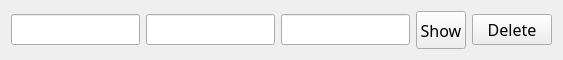
<?xml version="1.0" encoding="UTF-8"?>
<ui version="4.0">
 <class>CustomWidget</class>
 <widget class="QWidget" name="CustomWidget">
  <property name="geometry">
   <rect>
    <x>0</x>
    <y>0</y>
    <width>563</width>
    <height>60</height>
   </rect>
  </property>
  <property name="windowTitle">
   <string>Form</string>
  </property>
  <layout class="QHBoxLayout" name="horizontalLayout">
   <item>
    <widget class="QLineEdit" name="labelURL">
     <property name="enabled">
      <bool>true</bool>
     </property>
     <property name="font">
      <font>
       <family>Gilroy</family>
       <pointsize>12</pointsize>
      </font>
     </property>
     <property name="cursor">
      <cursorShape>ArrowCursor</cursorShape>
     </property>
     <property name="contextMenuPolicy">
      <enum>Qt::DefaultContextMenu</enum>
     </property>
     <property name="maxLength">
      <number>32767</number>
     </property>
     <property name="readOnly">
      <bool>true</bool>
     </property>
    </widget>
   </item>
   <item>
    <widget class="QLineEdit" name="labelLogin">
     <property name="font">
      <font>
       <family>Gilroy</family>
       <pointsize>12</pointsize>
      </font>
     </property>
     <property name="cursor">
      <cursorShape>ArrowCursor</cursorShape>
     </property>
     <property name="text">
      <string/>
     </property>
     <property name="echoMode">
      <enum>QLineEdit::Password</enum>
     </property>
     <property name="readOnly">
      <bool>true</bool>
     </property>
    </widget>
   </item>
   <item>
    <widget class="QLineEdit" name="labelPass">
     <property name="font">
      <font>
       <family>Gilroy</family>
       <pointsize>12</pointsize>
      </font>
     </property>
     <property name="cursor">
      <cursorShape>ArrowCursor</cursorShape>
     </property>
     <property name="text">
      <string/>
     </property>
     <property name="echoMode">
      <enum>QLineEdit::Password</enum>
     </property>
     <property name="readOnly">
      <bool>true</bool>
     </property>
    </widget>
   </item>
   <item>
    <widget class="QToolButton" name="toolButton">
     <property name="maximumSize">
      <size>
       <width>50</width>
       <height>80</height>
      </size>
     </property>
     <property name="font">
      <font>
       <family>Gilroy</family>
       <pointsize>12</pointsize>
      </font>
     </property>
     <property name="cursor">
      <cursorShape>PointingHandCursor</cursorShape>
     </property>
     <property name="text">
      <string>Show</string>
     </property>
    </widget>
   </item>
   <item>
    <widget class="QPushButton" name="deleteButton">
     <property name="font">
      <font>
       <family>Gilroy</family>
       <pointsize>12</pointsize>
      </font>
     </property>
     <property name="cursor">
      <cursorShape>PointingHandCursor</cursorShape>
     </property>
     <property name="text">
      <string>Delete</string>
     </property>
    </widget>
   </item>
  </layout>
 </widget>
 <resources/>
 <connections/>
</ui>
